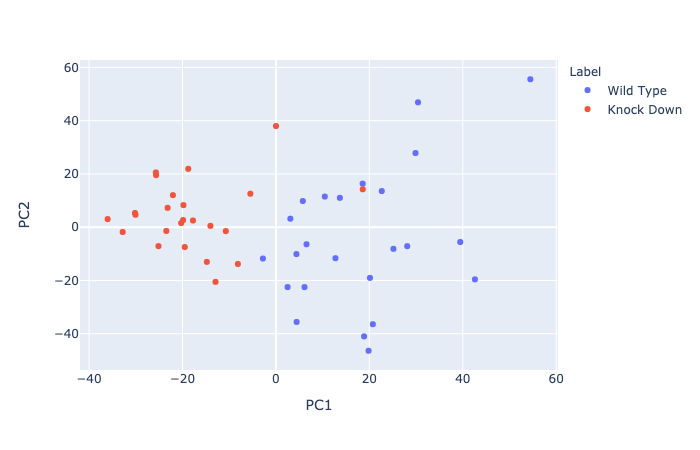

Write the Python code that produced this figure.

import pandas as pd
import plotly.express as px
from sklearn import preprocessing
import numpy as np
from sklearn.decomposition import PCA
from load_dataset import load_dataset

X = load_dataset()

print(X)

#standardize the data by centering and scaling
scaler = preprocessing.StandardScaler().fit(load_dataset())
X_scaled = scaler.transform(X)
pca = PCA()

#plot the variance
#variance = pca.explained_variance_ratio_ * 100
#var_per_component = pd.DataFrame({'Percent Variance Explained': variance, 'Component': range(1,97)})
#fig = px.scatter(var_per_component, x="Component", y="Percent Variance Explained")
#fig.show()

#plot the scores
components = pca.fit_transform(X_scaled).T
df = pd.DataFrame({'PC1': components[0], 'PC2': components[1]})
df['Label'] = 24 * ['Wild Type'] + 24 * ['Knock Down']
fig = px.scatter(df, x='PC1', y='PC2', color='Label')
fig.show()
